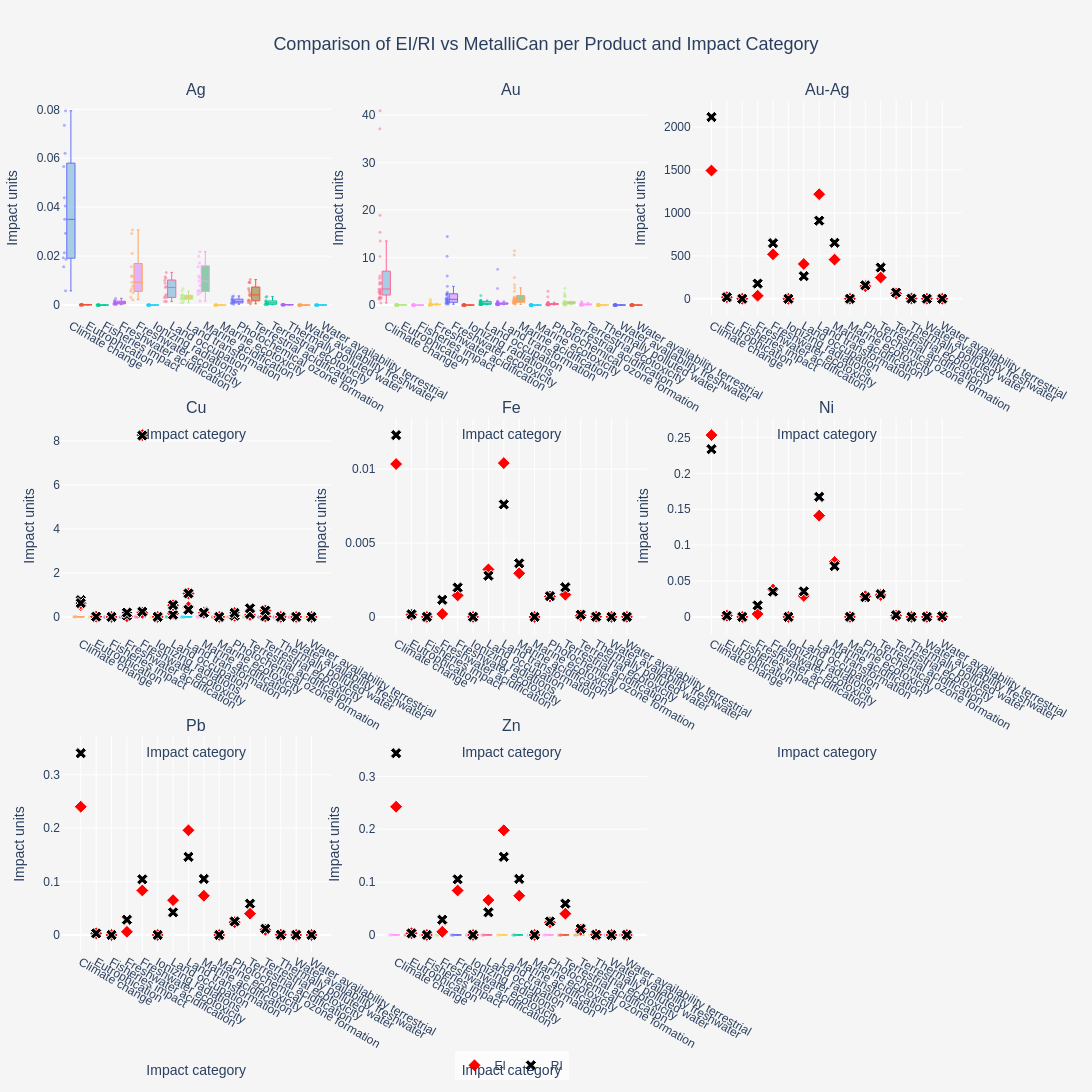

The notebook cell this image was saved under:
### Code cell
plot_boxplots_per_product_subplots(
    df=combined_df_eq,
    title="Comparison of EI/RI vs MetalliCan per Product and Impact Category",
    output_html="results/MetalliCan_lci/boxplots_per_product_subplots.html",
    ncols=3
)
